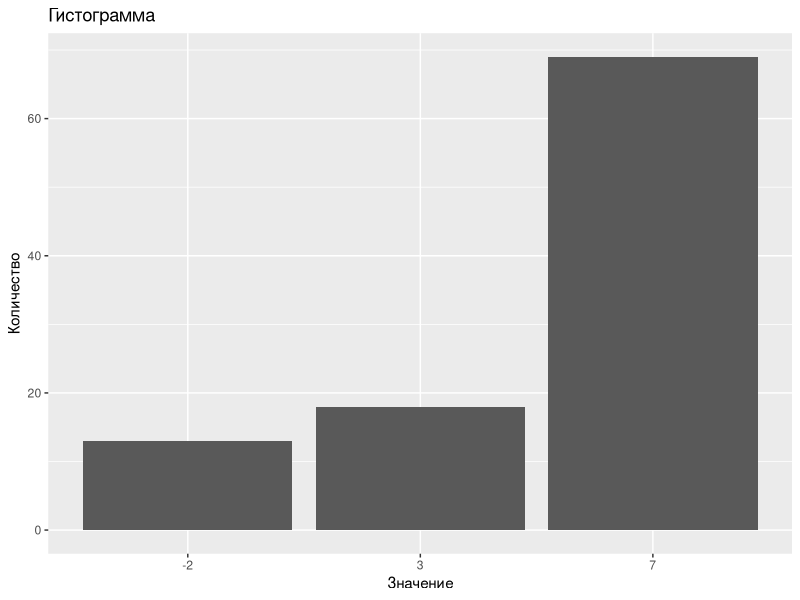
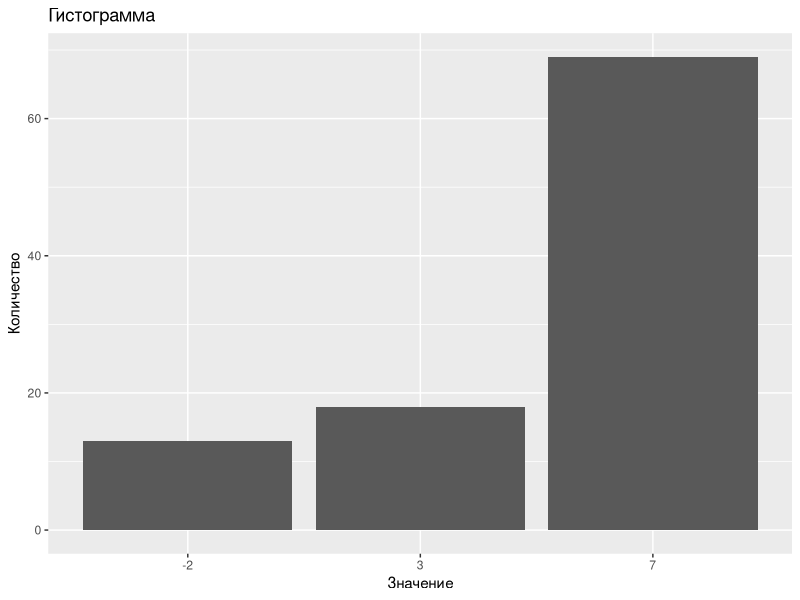
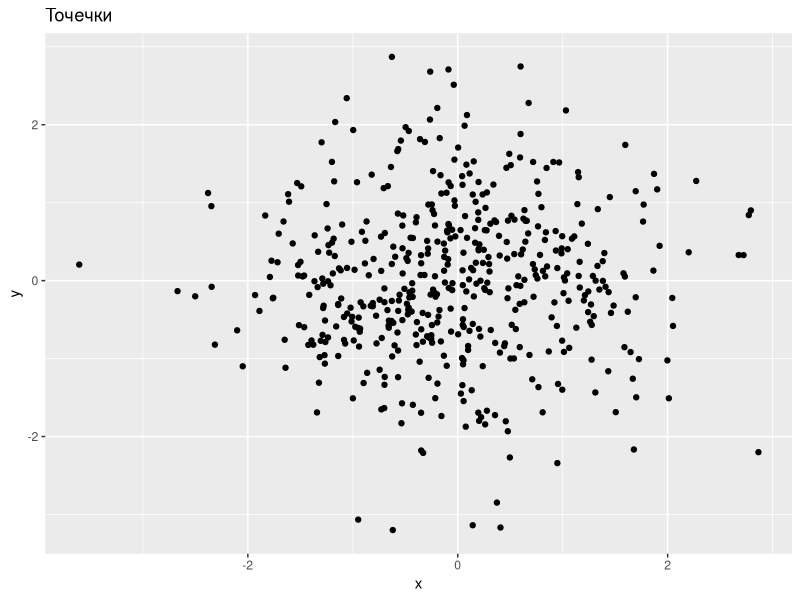
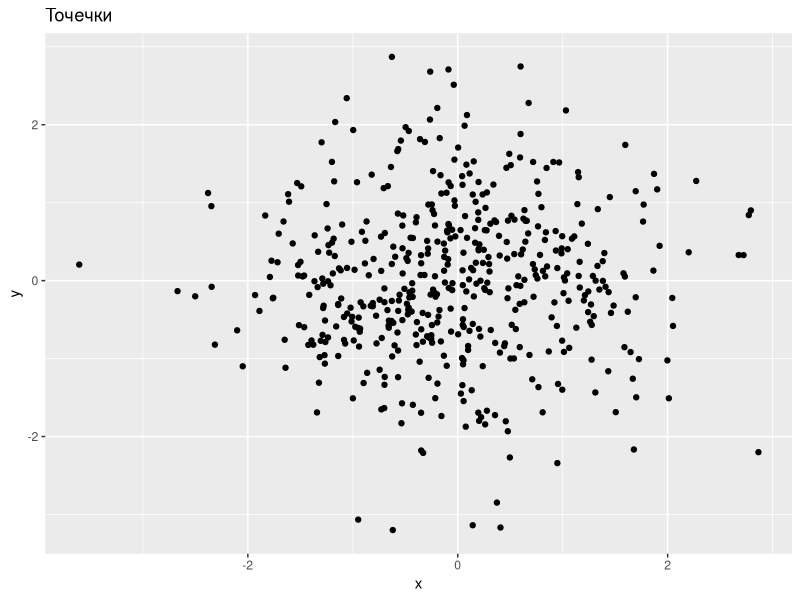

Write R code to recreate these figures, in order.
## ---- chunk 1
library(ggplot2)
## ---- chunk 2
5 + 9
## ---- chunk 3
a <- factorial(4)
b <- 2^3
a + b
## ---- chunk 4
a <- 1 / 0
a
## ---- chunk 5
1 / (a - 9)
## ---- chunk 6
atan(Inf)
## ---- chunk 7
pi / 2
## ---- chunk 8
0 / 0
## ---- chunk 9
is.na(0 / 0)

a <- NA
is.na(a)
is.nan(a)
## ---- chunk 10
a <- 3:10
a
## ---- chunk 11
b <- rep(777, times = 5)
b
## ---- chunk 12
vect <- c(5, -4, 1)
## ---- chunk 13
sum(vect)
## ---- chunk 14
mean(vect)
## ---- chunk 15
h <- sample(1:5, 300, rep = TRUE)
## ---- chunk 16
str(h)
head(h)
tail(h)
## ---- chunk 17
head(h, n = 2)
## ---- chunk 18
head(h, n = -298)
## ---- chunk 19
x.val <- c(-2, 3, 7)
x.pr <- c(0.1, 0.2, 0.7)
## ---- chunk 20
s <- sample(x.val, 100, rep = TRUE, x.pr)
str(s)
## ---- chunk 21
qplot(factor(s), xlab = "Значение", ylab = "Количество", main = "Гистограмма")
## ---- chunk 22
s_df <- data.frame(s)
ggplot(s_df) + geom_bar(aes(factor(s))) + labs(x = "Значение", y = "Количество", title = "Гистограмма")
## ---- chunk 23
x <- rnorm(500) # 500 нормальных величин со средним 0 и дисперсией 1
y <- rnorm(500) # 500 нормальных величин со средним 0 и дисперсией 1
qplot(x, y, main = "Точечки")
## ---- chunk 24
xy_df <- data.frame(x = x, y = y)
ggplot(xy_df) + geom_point(aes(x, y)) + labs(title = "Точечки")
## ---- chunk 25
b <- s[s > 0]
b
str(b)
## ---- chunk 26
s[6:20]
## ---- chunk 27
s[c(5, 7, 13)]
## ---- chunk 28
sum(s == 3)
## ---- chunk 29
length(b)
## ---- chunk 30
str(diamonds)
## ---- chunk 31
diamonds[c(5:7), ]
## ---- chunk 32
head(diamonds[, c("price", "carat")], n = 4)
## ---- chunk 33
colnames(diamonds)
## ---- chunk 34
nrow(diamonds[diamonds$clarity >= "VS2", ])
## ---- chunk 35
0.4 + 0.1 == 0.5
## ---- chunk 36
0.4 - 0.1 == 0.3
